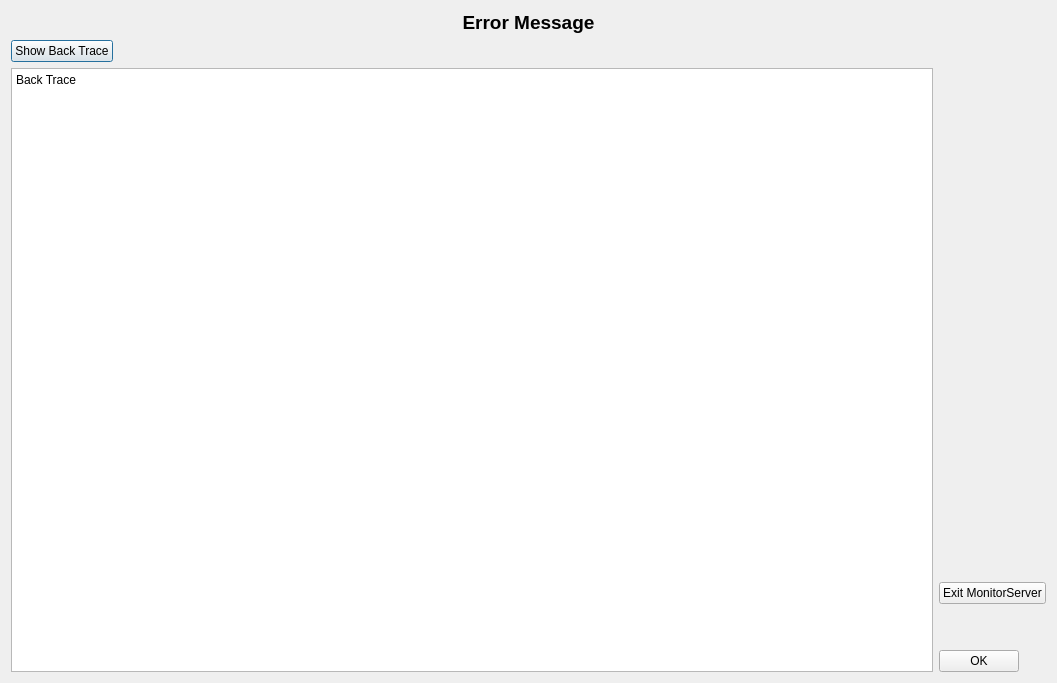
<?xml version="1.0" encoding="UTF-8"?>
<ui version="4.0">
 <class>critical_error_form</class>
 <widget class="QDialog" name="critical_error_form">
  <property name="windowModality">
   <enum>Qt::ApplicationModal</enum>
  </property>
  <property name="geometry">
   <rect>
    <x>0</x>
    <y>0</y>
    <width>1057</width>
    <height>683</height>
   </rect>
  </property>
  <property name="windowTitle">
   <string>MonitorServer Critical Error</string>
  </property>
  <layout class="QVBoxLayout" name="verticalLayout_3">
   <item>
    <widget class="QLabel" name="error_message_label">
     <property name="sizePolicy">
      <sizepolicy hsizetype="Expanding" vsizetype="Minimum">
       <horstretch>0</horstretch>
       <verstretch>0</verstretch>
      </sizepolicy>
     </property>
     <property name="font">
      <font>
       <pointsize>14</pointsize>
       <weight>75</weight>
       <bold>true</bold>
      </font>
     </property>
     <property name="lineWidth">
      <number>1</number>
     </property>
     <property name="text">
      <string>Error Message</string>
     </property>
     <property name="textFormat">
      <enum>Qt::RichText</enum>
     </property>
     <property name="alignment">
      <set>Qt::AlignCenter</set>
     </property>
    </widget>
   </item>
   <item>
    <layout class="QHBoxLayout" name="horizontalLayout_3">
     <item>
      <layout class="QVBoxLayout" name="verticalLayout_2">
       <item>
        <layout class="QHBoxLayout" name="horizontalLayout">
         <item>
          <widget class="QPushButton" name="show_backtrace_button">
           <property name="sizePolicy">
            <sizepolicy hsizetype="Fixed" vsizetype="Fixed">
             <horstretch>0</horstretch>
             <verstretch>0</verstretch>
            </sizepolicy>
           </property>
           <property name="text">
            <string>Show Back Trace</string>
           </property>
          </widget>
         </item>
         <item>
          <spacer name="horizontalSpacer">
           <property name="orientation">
            <enum>Qt::Horizontal</enum>
           </property>
           <property name="sizeHint" stdset="0">
            <size>
             <width>40</width>
             <height>20</height>
            </size>
           </property>
          </spacer>
         </item>
        </layout>
       </item>
       <item>
        <widget class="QTextEdit" name="back_trace_text_browser">
         <property name="enabled">
          <bool>true</bool>
         </property>
         <property name="minimumSize">
          <size>
           <width>800</width>
           <height>500</height>
          </size>
         </property>
         <property name="documentTitle">
          <string notr="true"/>
         </property>
         <property name="readOnly">
          <bool>true</bool>
         </property>
         <property name="html">
          <string>&lt;!DOCTYPE HTML PUBLIC &quot;-//W3C//DTD HTML 4.0//EN&quot; &quot;http://www.w3.org/TR/REC-html40/strict.dtd&quot;&gt;
&lt;html&gt;&lt;head&gt;&lt;meta name=&quot;qrichtext&quot; content=&quot;1&quot; /&gt;&lt;style type=&quot;text/css&quot;&gt;
p, li { white-space: pre-wrap; }
&lt;/style&gt;&lt;/head&gt;&lt;body style=&quot; font-family:'Sans Serif'; font-size:10pt; font-weight:400; font-style:normal;&quot;&gt;
&lt;p style=&quot; margin-top:0px; margin-bottom:0px; margin-left:0px; margin-right:0px; -qt-block-indent:0; text-indent:0px;&quot;&gt;&lt;span style=&quot; font-size:9pt;&quot;&gt;Back Trace&lt;/span&gt;&lt;/p&gt;&lt;/body&gt;&lt;/html&gt;</string>
         </property>
        </widget>
       </item>
      </layout>
     </item>
     <item>
      <layout class="QVBoxLayout" name="verticalLayout">
       <item>
        <spacer name="verticalSpacer">
         <property name="orientation">
          <enum>Qt::Vertical</enum>
         </property>
         <property name="sizeHint" stdset="0">
          <size>
           <width>20</width>
           <height>40</height>
          </size>
         </property>
        </spacer>
       </item>
       <item>
        <widget class="QPushButton" name="exit_button">
         <property name="sizePolicy">
          <sizepolicy hsizetype="Fixed" vsizetype="Fixed">
           <horstretch>0</horstretch>
           <verstretch>0</verstretch>
          </sizepolicy>
         </property>
         <property name="text">
          <string>Exit MonitorServer</string>
         </property>
        </widget>
       </item>
       <item>
        <spacer name="verticalSpacer_3">
         <property name="orientation">
          <enum>Qt::Vertical</enum>
         </property>
         <property name="sizeType">
          <enum>QSizePolicy::Fixed</enum>
         </property>
         <property name="sizeHint" stdset="0">
          <size>
           <width>20</width>
           <height>40</height>
          </size>
         </property>
        </spacer>
       </item>
       <item>
        <widget class="QPushButton" name="ok_button">
         <property name="sizePolicy">
          <sizepolicy hsizetype="Fixed" vsizetype="Fixed">
           <horstretch>0</horstretch>
           <verstretch>0</verstretch>
          </sizepolicy>
         </property>
         <property name="text">
          <string>OK</string>
         </property>
        </widget>
       </item>
      </layout>
     </item>
    </layout>
   </item>
  </layout>
 </widget>
 <tabstops>
  <tabstop>exit_button</tabstop>
  <tabstop>ok_button</tabstop>
 </tabstops>
 <resources/>
 <connections>
  <connection>
   <sender>ok_button</sender>
   <signal>clicked()</signal>
   <receiver>critical_error_form</receiver>
   <slot>accept()</slot>
   <hints>
    <hint type="sourcelabel">
     <x>901</x>
     <y>668</y>
    </hint>
    <hint type="destinationlabel">
     <x>932</x>
     <y>931</y>
    </hint>
   </hints>
  </connection>
 </connections>
</ui>
